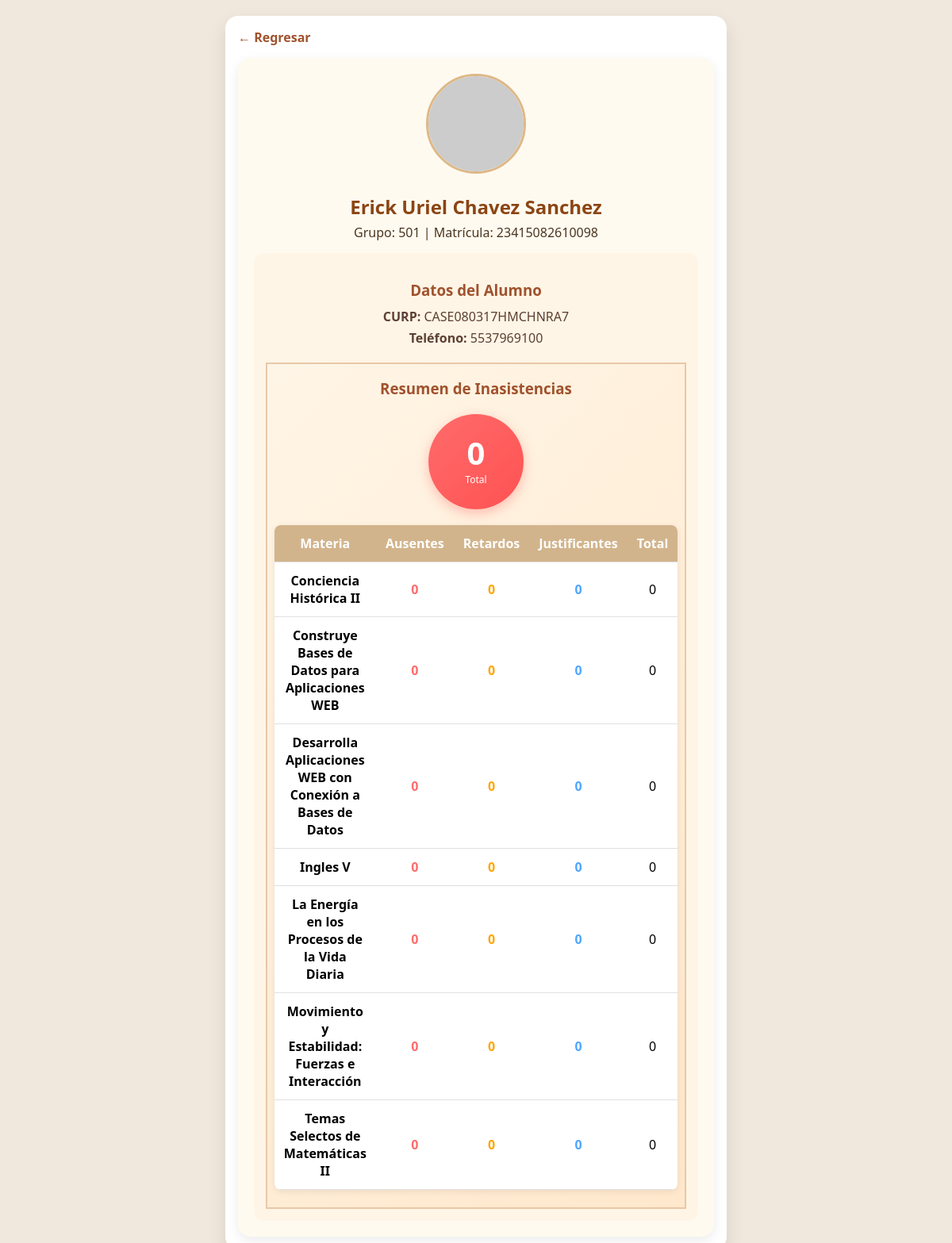
Screenshot of /ALUMNO/perfil.php (signed in) with the database file from the repository.
### tables this page shows
CREATE TABLE `alumno` (
  `id_alumno` int(11) NOT NULL,
  `numero_lista` int(11) NOT NULL,
  `matricula` bigint(20) NOT NULL,
  `apellidos` varchar(100) NOT NULL,
  `nombre` varchar(100) NOT NULL,
  `telefono` bigint(11) NOT NULL,
  `id_grupo` int(11) DEFAULT NULL,
  `curp` varchar(50) NOT NULL,
  `foto_ruta` varchar(255) DEFAULT NULL,
  `foto_nombre` varchar(100) DEFAULT NULL
);

CREATE TABLE `grupo` (
  `idGrupo` int(11) NOT NULL,
  `nombre` varchar(50) NOT NULL,
  `semestre` varchar(50) NOT NULL,
  `tutor` varchar(50) NOT NULL
);

CREATE TABLE `materias` (
  `id_materia` int(11) NOT NULL,
  `nombre` varchar(100) DEFAULT NULL,
  `semestre` varchar(100) DEFAULT NULL,
  `descripcion` varchar(255) DEFAULT NULL
);

### assets/sentenciasSQL/asistenciaFunciones.php (called while the page is built, shortened)
<?php
function obtenerTotalInasistencias($pdo, $id_alumno) {
    try {
        $stmt = $pdo->prepare("
            SELECT COUNT(*) as total
            FROM asistencia
            WHERE id_alumno = :id_alumno AND estado = 'Ausente'
        ");
        $stmt->execute([':id_alumno' => $id_alumno]);
        $result = $stmt->fetch(PDO::FETCH_ASSOC);
        return intval($result['total'] ?? 0);
    } catch (Exception $e) {
        return 0;
    }
}
function obtenerResumenInasistenciasPorMateria($pdo, $id_alumno) {
    try {
        $stmtGrupo = $pdo->prepare("
            SELECT id_grupo FROM alumno WHERE id_alumno = :id_alumno
        ");
        $stmtGrupo->execute([':id_alumno' => $id_alumno]);
        $alumnoData = $stmtGrupo->fetch(PDO::FETCH_ASSOC);
        $id_grupo = $alumnoData['id_grupo'];
        $stmt = $pdo->prepare("
            SELECT
                m.id_materia,
                m.nombre,
                COUNT(CASE WHEN a.estado = 'Ausente' THEN 1 END) as inasistencias,
                COUNT(CASE WHEN a.estado = 'Retardo' THEN 1 END) as retardos,
                COUNT(CASE WHEN a.estado = 'Justificante' THEN 1 END) as justificantes,
                COUNT(a.id_asistencia) as total_registros
            FROM materias m
            JOIN grupo_materia gm ON m.id_materia = gm.id_materia
            LEFT JOIN asistencia a ON m.id_materia = a.id_materia
                                   AND a.id_alumno = :id_alumno
            WHERE gm.id_grupo = :id_grupo
            GROUP BY m.id_materia, m.nombre
            ORDER BY m.nombre ASC
        ");
        $stmt->execute([
            ':id_alumno' => $id_alumno,
            ':id_grupo' => $id_grupo
        ]);
        return $stmt->fetchAll(PDO::FETCH_ASSOC);
    } catch (Exception $e) {
        error_log("Error en obtenerResumenInasistenciasPorMateria: " . $e->getMessage());
        return [];
    }
}
?>

### ALUMNO/perfil.php (the view, shortened to what this page needs)
<?php
require_once __DIR__ . "/../assets/sentenciasSQL/conexion.php";
require_once __DIR__ . "/../assets/sentenciasSQL/asistenciaFunciones.php";
$idAlumno = $_SESSION['ALUMNO']['idAlumno'];
$mensajeError = null;
try {
    $stmt = $pdo->prepare("
        SELECT a.id_alumno, a.nombre, a.apellidos, a.matricula, a.curp, a.telefono, a.id_grupo,
               g.nombre AS nombre_grupo
        FROM alumno a
        LEFT JOIN grupo g ON a.id_grupo = g.idGrupo
        WHERE a.id_alumno = :idAlumno
        LIMIT 1
    ");
    $stmt->execute(['idAlumno' => $idAlumno]);
    $alumno = $stmt->fetch(PDO::FETCH_ASSOC);
    if (!$mensajeError) {
        $emailHash = md5(strtolower(trim($alumno['curp'])));
        $avatarUrl = "https://www.gravatar.com/avatar/$emailHash?s=200&d=identicon";
        $resumenInasistencias = obtenerResumenInasistenciasPorMateria($pdo, $idAlumno);
        $totalInasistencias = obtenerTotalInasistencias($pdo, $idAlumno);
    }
} catch (PDOException $e) {
    $mensajeError = "Error al consultar la base de datos";
    error_log("Error en perfil.php: " . $e->getMessage());
}
?>
<!DOCTYPE html>
<html lang="es">
<head>
<link rel="stylesheet" href="css/perfil.css?v=3.0">
</head>
<body>
<div class="wrapper">
<?php if ($mensajeError): ?>
    <?php mostrarMensajeError("❌ " . $mensajeError, "No se puede cargar tu perfil en este momento."); ?>
    <a href="index.php" class="back-arrow">← Regresar</a>
<?php else: ?>
<a href="index.php" class="back-arrow">&#8592; Regresar</a>
<div class="perfil-tarjeta">
    <div class="perfil-imagen">
        <img src="<?= $avatarUrl ?>" alt="Avatar">
    </div>
    <div class="perfil-nombre">
        <h2><?= htmlspecialchars($alumno['nombre'].' '.$alumno['apellidos']) ?></h2>
        <p>
            Grupo: <?= htmlspecialchars($alumno['nombre_grupo'] ?? 'Sin grupo') ?>
            | Matrícula: <?= htmlspecialchars($alumno['matricula']) ?>
        </p>
    </div>
    <div class="perfil-body">
        <div class="perfil-seccion">
            <h3>Datos del Alumno</h3>
            <p><strong>CURP:</strong> <?= htmlspecialchars($alumno['curp']) ?></p>
            <p><strong>Teléfono:</strong> <?= htmlspecialchars($alumno['telefono']) ?></p>
        </div>
        <div class="perfil-seccion inasistencias-seccion">
            <h3>Resumen de Inasistencias</h3>
            <div class="inasistencias-total">
                <div class="total-badge">
                    <span class="numero"><?= $totalInasistencias ?></span>
                    <span class="label">Total</span>
                </div>
            </div>
            <?php if (count($resumenInasistencias) > 0): ?>
             <center>
            <table class="inasistencias-tabla">
                <thead>
                    <tr>
                        <th>Materia</th>
                        <th>Ausentes</th>
                        <th>Retardos</th>
                        <th>Justificantes</th>
                        <th>Total</th>
                    </tr>
                </thead>
                <tbody>
                    <?php foreach($resumenInasistencias as $materia): ?>
                    <tr>
                        <td><strong><?= htmlspecialchars($materia['nombre']) ?></strong></td>
                        <td class="ausentes"><?= $materia['inasistencias'] ?></td>
                        <td class="retardos"><?= $materia['retardos'] ?></td>
                        <td class="justificantes"><?= $materia['justificantes'] ?></td>
                        <td><?= $materia['total_registros'] ?></td>
                    </tr>
                    <?php endforeach; ?>
                </tbody>
            </table>
                    </center>
                    <br>
            <?php else: ?>
                <p class="sin-inasistencias">✅ No tienes inasistencias.</p>
            <?php endif; ?>
        </div>
    </div>
</div>
<?php endif; ?>
</div>
</body>
</html>

### ALUMNO/css/perfil.css (style rules this page uses)
body { font-family: 'Segoe UI', Tahoma, Geneva, Verdana, sans-serif; background-color: #f0e8dc; margin: 0; padding: 20px; display: flex; justify-content: center; }
.wrapper { background: #fff; border-radius: 16px; padding: 1rem; box-shadow: 0 10px 25px rgba(0,0,0,0.1); width: 100%; max-width: 600px; }
.back-arrow { display: inline-block; margin-bottom: 15px; color: #a0522d; text-decoration: none; font-weight: bold; }
.perfil-tarjeta { text-align: center; padding: 20px; background-color: #fffaf0; border-radius: 16px; box-shadow: 0 5px 15px rgba(0,0,0,0.08); }
.perfil-imagen img { width: 120px; height: 120px; border-radius: 50%; border: 3px solid #deb887; margin-bottom: 15px; }
.perfil-nombre h2 { color: #8b4513; margin: 5px 0; }
.perfil-nombre p { color: #4b3621; margin: 0 0 15px 0; }
.perfil-body { background-color: #fff5e6; padding: 15px; border-radius: 12px; }
.perfil-seccion h3 { color: #a0522d; margin-bottom: 10px; }
.perfil-seccion p { color: #5c4033; margin: 5px 0; }
.inasistencias-seccion { background: linear-gradient(135deg, #fff5e6 0%, #ffe8cc 100%); border: 2px solid #e8c8a8; margin-top: 20px; }
.inasistencias-total { display: flex; justify-content: center; margin: 20px 0; }
.total-badge { display: flex; flex-direction: column; align-items: center; justify-content: center; width: 120px; height: 120px; border-radius: 50%; background: linear-gradient(135deg, #ff6b6b 0%, #ff5252 100%); color: white; box-shadow: 0 5px 15px rgba(255, 107, 107, 0.4); }
.total-badge .numero { font-size: 2.5rem; font-weight: bold; line-height: 1; }
.total-badge .label { font-size: 0.75rem; margin-top: 5px; text-align: center; }
.inasistencias-tabla { width: 95%; border-collapse: collapse; margin-top: 15px; background: white; border-radius: 8px; overflow: hidden; box-shadow: 0 2px 8px rgba(0,0,0,0.08); }
.inasistencias-tabla thead { background: #d2b48c; color: white; font-weight: bold; }
.inasistencias-tabla th, .inasistencias-tabla td { padding: 12px; text-align: center; border-bottom: 1px solid #e0e0e0; }
.inasistencias-tabla .ausentes { color: #ff6b6b; font-weight: bold; }
.inasistencias-tabla .retardos { color: #ffa500; font-weight: bold; }
.inasistencias-tabla .justificantes { color: #4da6ff; font-weight: bold; }

### rows the page displays
alumno: nombre+apellidos "Erick Uriel Chavez Sanchez", id_grupo.nombre "501", matricula "23415082610098", curp "CASE080317HMCHNRA7", telefono "5537969100"
materias: nombre "Conciencia Histórica II", inasistencias "0", retardos "0", justificantes "0", total_registros "0"
materias: nombre "Construye Bases de Datos para Aplicaciones WEB", inasistencias "0", retardos "0", justificantes "0", total_registros "0"
materias: nombre "Desarrolla Aplicaciones WEB con Conexión a Bases de Datos", inasistencias "0", retardos "0", justificantes "0", total_registros "0"
materias: nombre "Ingles V", inasistencias "0", retardos "0", justificantes "0", total_registros "0"
materias: nombre "La Energía en los Procesos de la Vida Diaria", inasistencias "0", retardos "0", justificantes "0", total_registros "0"
materias: nombre "Movimiento y Estabilidad: Fuerzas e Interacción", inasistencias "0", retardos "0", justificantes "0", total_registros "0"
materias: nombre "Temas Selectos de Matemáticas II", inasistencias "0", retardos "0", justificantes "0", total_registros "0"

### other values shown
$totalInasistencias "0"
